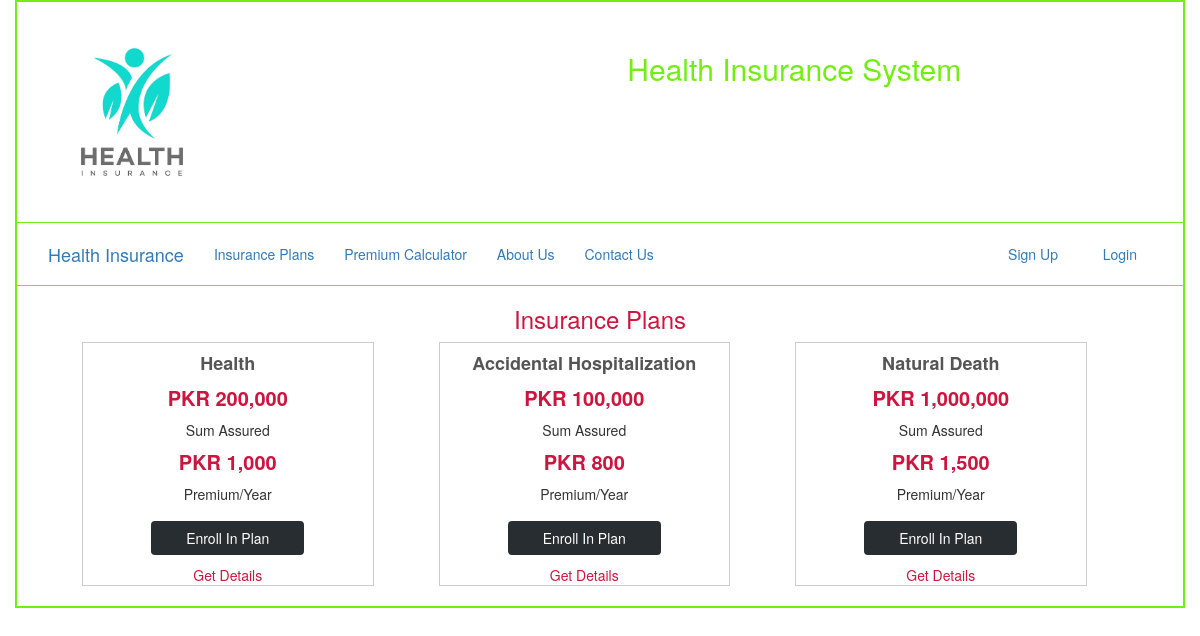
The page /other/plan.php on the database its author committed.
### tables this page shows
CREATE TABLE `policy` (
  `id` int(11) NOT NULL,
  `plan_name` varchar(100) NOT NULL,
  `SumAssured` varchar(100) NOT NULL,
  `PremiumPerYear` varchar(100) NOT NULL,
  `PolicyCategory` varchar(60) NOT NULL,
  `PolicyTerm` int(60) NOT NULL,
  `ProfitRate` int(100) NOT NULL,
  `InstallmentAmount` int(100) NOT NULL,
  `InstallmentType` varchar(50) NOT NULL
);

### other/plan.php (the view, shortened to what this page needs)
<?php
include "../login/db.php";
?>
<!DOCTYPE html>
<html>
<head>
  <link type="text/css" rel="stylesheet" href="../css/bootstrap.css"/>
</head>
<body>
<div class="container" style="border: 2px solid #73EE13; min-height: 600px">
<?php
include "header.php";
?>
    <div class="row" style="border-bottom: 1px solid #73EE13">
        <div class="col-sm-12" style="margin-bottom: -15px; margin-top: 5px; ">
            <nav class="navbar navbar-fluid">
  <div class="container-fluid">
    <div class="navbar-header">
      <a class="navbar-brand" href="../index.php">Health Insurance</a>
    </div>
    <div class="collapse navbar-collapse" id="myNavbar">
      <ul class="nav navbar-nav">
        <li><a href="plan.php">Insurance Plans</a></li>
        <li><a href="calculator.php">Premium Calculator</a></li>
        <li><a href="about.php">About Us</a></li>
        <li><a href="contact.php">Contact Us</a></li>
      </ul>
      <ul class="nav navbar-nav navbar-right">
       <?php
    if(isset($_SESSION['name'])){
        $namee = $_SESSION['name'];
        $query="SELECT * from registration where name='$namee' ";
    $run=mysqli_query($con, $query) ;
    while ($roww = mysqli_fetch_array($run, MYSQLI_BOTH)) {
                                $name = $roww['name'];
                                $userType = $roww['userType'];
      switch ($userType) {
          case 'user':
              $redirect = '../user_profile/user_profile.php  ';
          break;
          case 'admin':
              $redirect = '../admin/admin.php';
          break;
          case 'manager':
              $redirect = '../manager/manager.php';
          break;
          case 'agent':
              $redirect = '../agent/agent.php';
          break;
                          }
                          }
        ?>
     <li> <?php echo '<a href="' . $redirect . '">' ?> <?php echo strtoupper($_SESSION['name']); ?></a></li>
      <li><a href="../login/logout.php"><span class="glyphicon glyphicon-log-out"></span> Logout</a></li>
    <?php
}
else{
    echo "<li><a href='../login/register.php'><span class='glyphicon glyphicon-user'></span> Sign Up</a></li>";
    echo "      <li><a href='../login/login.php'><span class='glyphicon glyphicon-log-in'></span> Login</a></li>";
}
?> </ul>
    </div>
  </div>
</nav>
        </div>
    </div>
<div class="row">
  <div class="col-sm-12" >
  <h3 align="center" style="color: #ce153f;">Insurance Plans</h3>
  </div>
</div>
<div class="row" style="margin-bottom: 20px">
  <?php
  $Pholder = @$_SESSION['name'];
  $qwery ="SELECT * from policy";
  $run = mysqli_query($con, $qwery);
  while ($row= mysqli_fetch_array($run, MYSQLI_BOTH)) {
    $SumAssured=$row['SumAssured'];
    $PremiumPerYear=$row['PremiumPerYear'];
    $PolicyCategory=$row['PolicyCategory'];
    $PolicyTerm=$row['PolicyTerm'];
    $ProfitRate=$row['ProfitRate'];
    $InstallmentType=$row['InstallmentType'];
    $InstallmentAmount=$row['InstallmentAmount'];
    $Pname=$row['plan_name'];
    echo "
    <div class='col-sm-3' id='plan' float='left'>
         <h4><b> $row[plan_name] </b></h4>
         <p class='price'>PKR ". number_format($row['SumAssured']) ."</p>
          <h5>Sum Assured</h5>
          <p class='price'>PKR ". number_format($row['PremiumPerYear']) ."</p>
          <h5>Premium/Year</h5>
          <a href='enroll.php?Pname=$Pname & SumAssured=$SumAssured & PremiumPerYear=$PremiumPerYear & PolicyCategory=$PolicyCategory & PolicyTerm=$PolicyTerm & ProfitRate=$ProfitRate & InstallmentType=$InstallmentType & InstallmentAmount=$InstallmentAmount & PolicyHolder=$Pholder' class='btn' >Enroll In Plan</a>
              <details>
        <summary style='color: #ce153f; cursor: pointer;''>Get Details</summary>
         <br><br> <span style='float: left;'> Policy Category </span> <span style='float: right;'> $row[PolicyCategory]</span><br>
         <span style='float: left;'> Policy Term </span> <span style='float: right;'> $row[PolicyTerm] Years</span><br>
         <span style='float: left;'> Profit Rate </span> <span style='float: right;'> $row[ProfitRate] %</span><br>
         <span style='float: left;'> Installment Type </span> <span style='float: right;'> $row[InstallmentType]</span><br>
          <span style='float: left;'> Installment Amount </span> <span style='float: right;'> Rs ". number_format($row['InstallmentAmount']) ."</span><br>
                          </details>
    </div>";
  } ?>
</div>
</div>
</body>
</html>

### other/plan.php (style rules this page uses)
#plan { border: 1px solid #ccc; text-align: center; margin-left: 65px; float: center; }
#plan p.price { color: #ce153f; font-size: 24px; font-size: 2rem; margin-bottom: 0; font-weight: 600; }
#plan a { color: #ce153f; margin: 0 0 0; text-align: center; display: inline-block; width: 59%; }
#plan a.btn { margin: 9px 0 10px; background: #282d31; color: #fff; }
h4 { color: #555; font-weight: 100; }

### rows shown on the page
policy: plan_name "Health", SumAssured "200,000", PremiumPerYear "1,000"
policy: plan_name "Accidental Hospitalization", SumAssured "100,000", PremiumPerYear "800"
policy: plan_name "Natural Death", SumAssured "1,000,000", PremiumPerYear "1,500"
